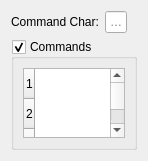
          <widget class="QWidget" name="toolBoxPageCommands">
           <property name="geometry">
            <rect>
             <x>0</x>
             <y>0</y>
             <width>148</width>
             <height>153</height>
            </rect>
           </property>
           <attribute name="label">
            <string>Commands</string>
           </attribute>
           <layout class="QGridLayout" name="gridLayout_9">
            <item row="0" column="0">
             <widget class="QLabel" name="label">
              <property name="sizePolicy">
               <sizepolicy hsizetype="Maximum" vsizetype="Preferred">
                <horstretch>0</horstretch>
                <verstretch>0</verstretch>
               </sizepolicy>
              </property>
              <property name="text">
               <string>Command Char:</string>
              </property>
             </widget>
            </item>
            <item row="0" column="1">
             <widget class="QLineEdit" name="lineEdit_commandChar">
              <property name="sizePolicy">
               <sizepolicy hsizetype="Preferred" vsizetype="Fixed">
                <horstretch>0</horstretch>
                <verstretch>0</verstretch>
               </sizepolicy>
              </property>
              <property name="maximumSize">
               <size>
                <width>30</width>
                <height>16777215</height>
               </size>
              </property>
              <property name="toolTip">
               <string>&lt;html&gt;&lt;head/&gt;&lt;body&gt;&lt;p&gt;The first char of a command to differentiate it from text to the device. &lt;/p&gt;&lt;p&gt;Ex. &amp;quot;$&amp;quot; will force every command to begin with $.  &lt;/p&gt;&lt;/body&gt;&lt;/html&gt;</string>
              </property>
              <property name="whatsThis">
               <string>A char to identify commands to serial killer vs commands to the device. Ex. &quot;$&quot; would require all commands to start with &quot;$&quot;</string>
              </property>
              <property name="text">
               <string/>
              </property>
              <property name="maxLength">
               <number>1</number>
              </property>
              <property name="alignment">
               <set>Qt::AlignCenter</set>
              </property>
              <property name="placeholderText">
               <string>n/a</string>
              </property>
             </widget>
            </item>
            <item row="0" column="2">
             <spacer name="horizontalSpacer">
              <property name="orientation">
               <enum>Qt::Horizontal</enum>
              </property>
              <property name="sizeHint" stdset="0">
               <size>
                <width>40</width>
                <height>20</height>
               </size>
              </property>
             </spacer>
            </item>
            <item row="1" column="0" colspan="3">
             <widget class="QGroupBox" name="groupBox_2">
              <property name="title">
               <string>Commands</string>
              </property>
              <property name="checkable">
               <bool>true</bool>
              </property>
              <property name="checked">
               <bool>true</bool>
              </property>
              <layout class="QGridLayout" name="gridLayout_8">
               <item row="0" column="0">
                <widget class="QTableWidget" name="tableWidget_commands">
                 <property name="verticalScrollBarPolicy">
                  <enum>Qt::ScrollBarAlwaysOn</enum>
                 </property>
                 <property name="horizontalScrollBarPolicy">
                  <enum>Qt::ScrollBarAlwaysOff</enum>
                 </property>
                 <property name="rowCount">
                  <number>4</number>
                 </property>
                 <row/>
                 <row/>
                 <row/>
                 <row/>
                </widget>
               </item>
              </layout>
             </widget>
            </item>
           </layout>
          </widget>
